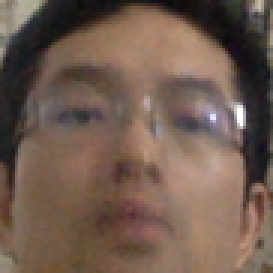
#> input picture orig/1016_104.bmp, 91 x 91 px (shown 3 times larger); its folder holds 4 pictures in this run
$ python gran_calculate.py   (older library calls are emulated)
#> lines starting #> are read from the running program, lines starting #| are printed output that depends on the picture
#> in process_train_data, img is the input picture: shape (91, 91, 3); mean B, G, R 80.1, 92.1, 113.6
### src/imageutil.py
#!/usr/bin/env python
# coding=utf-8

"""
__title__ = 'caputre_img'
__author__ = 'apple'
__mtime__ = '2018/10/12'
# code is far away from bugs with the god animal protecting
    I love animals. They taste delicious.
              ┏┓      ┏┓
            ┏┛┻━━━┛┻┓
            ┃      ☃      ┃
            ┃  ┳┛  ┗┳  ┃
            ┃      ┻      ┃
            ┗━┓      ┏━┛
                ┃      ┗━━━┓
                ┃  神兽保佑    ┣┓
                ┃　永无BUG！   ┏┛
                ┗┓┓┏━┳┓┏┛
                  ┃┫┫  ┃┫┫
                  ┗┻┛  ┗┻┛
"""
import cv2
import numpy as np
import os
import time
from matplotlib import pyplot as plt
from skimage.feature import hog


# [156 lines left out: functions face_detect, resize, detect_face_and_resize, rotate_bound, rotate, cap_face and 1 more, not called in this run]


def cart2polar(img):
    # 计算原图的表面梯度
    img = cv2.cvtColor(img, cv2.COLOR_BGR2GRAY)
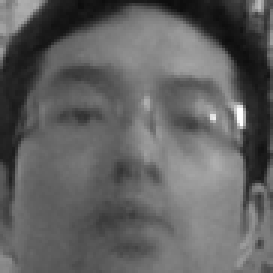
#> img: shape (91, 91) (shown 3 times larger); min 12, max 255, mean 97.1
    x = cv2.Sobel(img, cv2.CV_32F, 1, 0)
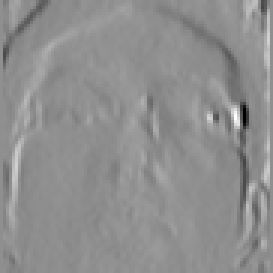
#> x: shape (91, 91) float32 (shown 3 times larger); min -792, max 619, mean 0.4; drawn with min black and max white
    y = cv2.Sobel(img, cv2.CV_32F, 0, 1)
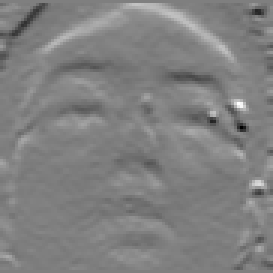
#> y: shape (91, 91) float32 (shown 3 times larger); min -473, max 472, mean 4.3; drawn with min black and max white
    magnitude, angle = cv2.cartToPolar(x, y, angleInDegrees=True)
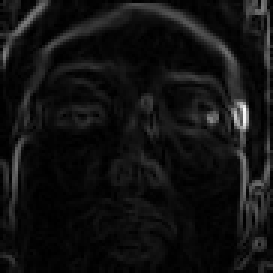
#> magnitude: shape (91, 91) float32 (shown 3 times larger); min 0, max 816.6, mean 57.6; drawn with min black and max white
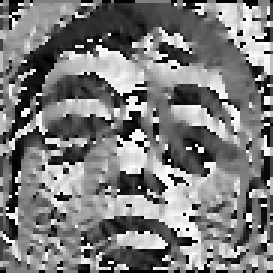
#> angle: shape (91, 91) float32 (shown 3 times larger); min 0, max 359.7, mean 174.8; drawn with min black and max white
    return magnitude, angle


# [39 lines left out: function direction_of_8_sobel, not called in this run]


# [10 lines that do not run on import are left out]
    # [30 lines of commented-out code are left out]

### src/gran_calculate.py
#!/usr/bin/env python
# coding=utf-8

"""
__title__ = 'gran_calculate'
__author__ = 'apple'
__mtime__ = '2018/9/12'
# code is far away from bugs with the god animal protecting
    I love animals. They taste delicious.
              ┏┓      ┏┓
            ┏┛┻━━━┛┻┓
            ┃      ☃      ┃
            ┃  ┳┛  ┗┳  ┃
            ┃      ┻      ┃
            ┗━┓      ┏━┛
                ┃      ┗━━━┓
                ┃  神兽保佑    ┣┓
                ┃　永无BUG！   ┏┛
                ┗┓┓┏━┳┓┏┛
                  ┃┫┫  ┃┫┫
                  ┗┻┛  ┗┻┛
"""
import cv2
import numpy as np
from src.imageutil import direction_of_8_sobel
from src.homofilter import homo
from src.imageutil import sobel, cart2polar
from skimage.feature import hog


def gethog(img):
    img = np.sqrt(img / float(np.max(img)))
    height, width = img.shape
    gradient_values_x = cv2.Sobel(img, cv2.CV_64F, 1, 0, ksize=5)
    gradient_values_y = cv2.Sobel(img, cv2.CV_64F, 0, 1, ksize=5)
    gradient_magnitude = cv2.addWeighted(gradient_values_x, 0.5, gradient_values_y, 0.5, 0)
    gradient_angle = cv2.phase(gradient_values_x, gradient_values_y, angleInDegrees=True)
    print(gradient_magnitude.shape, gradient_angle.shape)


def get_feature_by_img(img, isGray):
    """使用sobel算子计算图片表面梯度,并返回g通道梯度直方图特征和各通道均值及方差
    :param img 读入的图片
    :param isGray 是否是灰度图
    """
    # img = homo(img, 2, 0.2, 0.1)
    # 计算原图的表面梯度
    # dst = sobel(img)
    # dst = direction_of_8_sobel(img)
    dst, angle = cart2polar(img)
    # 计算原图的均值、方差
    mean, std = cv2.meanStdDev(dst)  # 计算均值和标准差
#> mean = [57.64]; std = [70.17]
    var = std * std  # 方差
#> var = [4923.5]
    hist_angle = cv2.calcHist([angle], [0], None, [128], [0, 256])  # 梯度方向直方图特征
#> hist_angle = 128 values, max 181 at index 0, min 13 at index 126, mean 46.76
    list_features = np.concatenate((hist_angle, mean, var))
#> list_features = 130 values, max 4923.5 at index 129, min 13 at index 126, mean 84.35
    # print(var)
    f_size = 128
    # [17 lines of commented-out code are left out]

    min_value = np.min(list_features)  # 最大值
#> min_value = 13
    max_value = np.max(list_features)  # 最小值
#> max_value = 4923.5
    mean_value = np.mean(list_features)  # 平均值
#> mean_value = 84.35
    std_value = np.std(list_features)  # 标准差
#> std_value = 426.8
    lower = -1
    upper =  1

    # 构建特征字典索引
    features = {}
    for k, v in enumerate(list_features):
        features.setdefault(k + 1, float(lower + upper * (v[0] - min_value)/(max_value - min_value)))  # libsvm默认缩放规则归一化的value
#> this loop made 130 passes
#> v on passes 1 to 12: [181], [52], [55], [52], [71], [67], [56], [47], [48], [69], [43], [41]
#> after the loop, features = 130 items
        # features.setdefault(k + 1, float(v[0] - mean_value)/std_value)  # 标准化的value
    return features


def get_hog(img):
    list_features = hog(img, orientations=8, pixels_per_cell=(32, 32), cells_per_block=(4, 4), block_norm='L2-Hys')
    # [4 lines of commented-out code are left out]
    lower = -1
    upper =  1

    # 构建特征字典索引
    features = {}
    k = 0
    for v in list_features:
        features.setdefault(k + 1, v)  # libsvm默认缩放规则归一化的value
        # features.setdefault(k + 1, float(v[0] - mean_value)/std_value)  # 标准化的value
        k += 1
    return features


def process_train_data(isPos, isGray, fname):
    """
    准备训练数据，并将训练数据保存到本地
    :param isPos: 是否是正样本
    :param isGray: 是否是灰度图
    :param fname: 特征值保存的文件名
    :return:
    """
    import os
    from os.path import join
    img_dir = '../orig' if isPos else '../recap'
    features_pieces = []
    for img_name in os.listdir(img_dir):
        # 读入图片文件
        img = cv2.imdecode(np.fromfile(join(img_dir, img_name), dtype=np.uint8), cv2.IMREAD_UNCHANGED)
        features = {0: 1 if isPos else -1}  # 将正例或反例的label加入到字典，正例为1，反例为-1，以便使用svm分类
        features.update(get_feature_by_img(img, isGray))
        features_pieces.append(features)
#> pass 2 of the loop in process_train_data, `for img_name in os.listdir(img_dir):`:
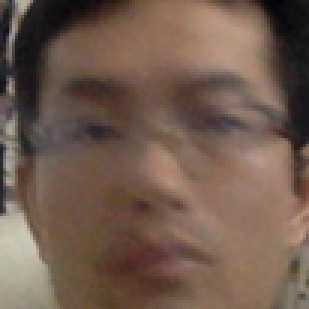
#> input picture orig/1016_145.bmp, 103 x 103 px (shown 3 times larger)
#> in process_train_data, img is the input picture: shape (103, 103, 3); mean B, G, R 78.6, 91.4, 113.4
#> img: shape (103, 103)
#> x: shape (103, 103) float32
#> y: shape (103, 103) float32
#> in cart2polar (call 2), `magnitude, angle = cv2.cartToPolar(x, y, angleInDegrees=True)`:
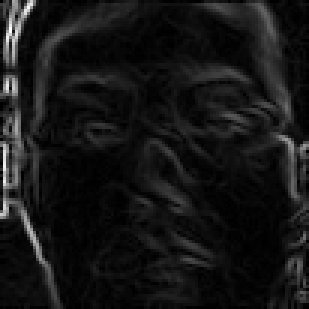
#> magnitude: shape (103, 103) float32 (shown 3 times larger); min 0, max 526.9, mean 45.6; drawn with min black and max white
#> in cart2polar (call 2), `magnitude, angle = cv2.cartToPolar(x, y, angleInDegrees=True)`:
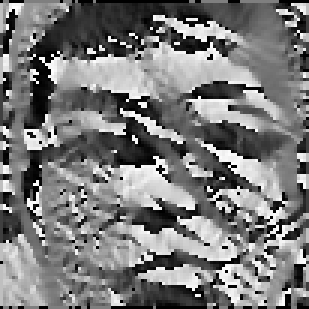
#> angle: shape (103, 103) float32 (shown 3 times larger); min 0, max 359.7, mean 172.7; drawn with min black and max white
#> the loop in get_feature_by_img (call 2), `for k, v in enumerate(list_features):` made 130 passes
#> v on passes 1 to 8: [279], [66], [79], [56], [67], [82], [40], [91]
#> pass 3 of the loop in process_train_data, `for img_name in os.listdir(img_dir):`:
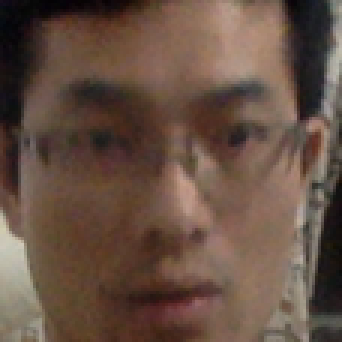
#> input picture orig/1016_154.bmp, 114 x 114 px (shown 3 times larger)
#> in process_train_data, img is the input picture: shape (114, 114, 3); mean B, G, R 67.4, 80, 102.2
#> img: shape (114, 114)
#> x: shape (114, 114) float32
#> y: shape (114, 114) float32
#> in cart2polar (call 3), `magnitude, angle = cv2.cartToPolar(x, y, angleInDegrees=True)`:
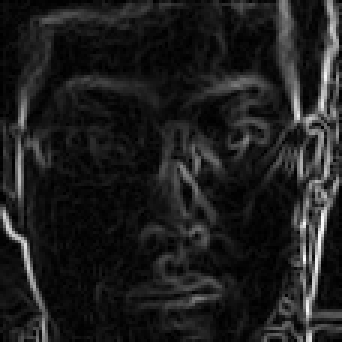
#> magnitude: shape (114, 114) float32 (shown 3 times larger); min 0, max 421.6, mean 50.2; drawn with min black and max white
#> in cart2polar (call 3), `magnitude, angle = cv2.cartToPolar(x, y, angleInDegrees=True)`:
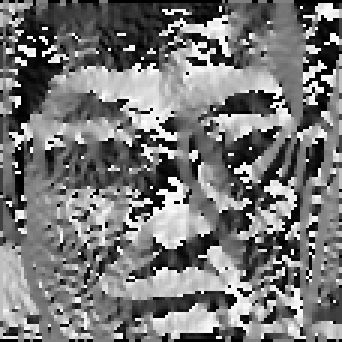
#> angle: shape (114, 114) float32 (shown 3 times larger); min 0, max 359.8, mean 168.7; drawn with min black and max white
#> the loop made 4 passes; the first 3 are shown
    # 将特征值存储到本地
    title = features_pieces[0].keys()
    body = [[str(d[t]) if t == 0 else str(t) + ':' + str(d[t]) for t in title] for d in features_pieces]
    s = '\n'.join(['\t'.join([word for word in line]) for line in body])
    with open(fname, 'w') as outfile:
        outfile.write(s)


if __name__ == "__main__":
    process_train_data(True, False, 'positive.txt')  # 准备正样本训练数据
    process_train_data(False, False, 'negative.txt')  # 准备负样本训练数据
#> (the run stopped early here; a loop or call above may not have finished)
